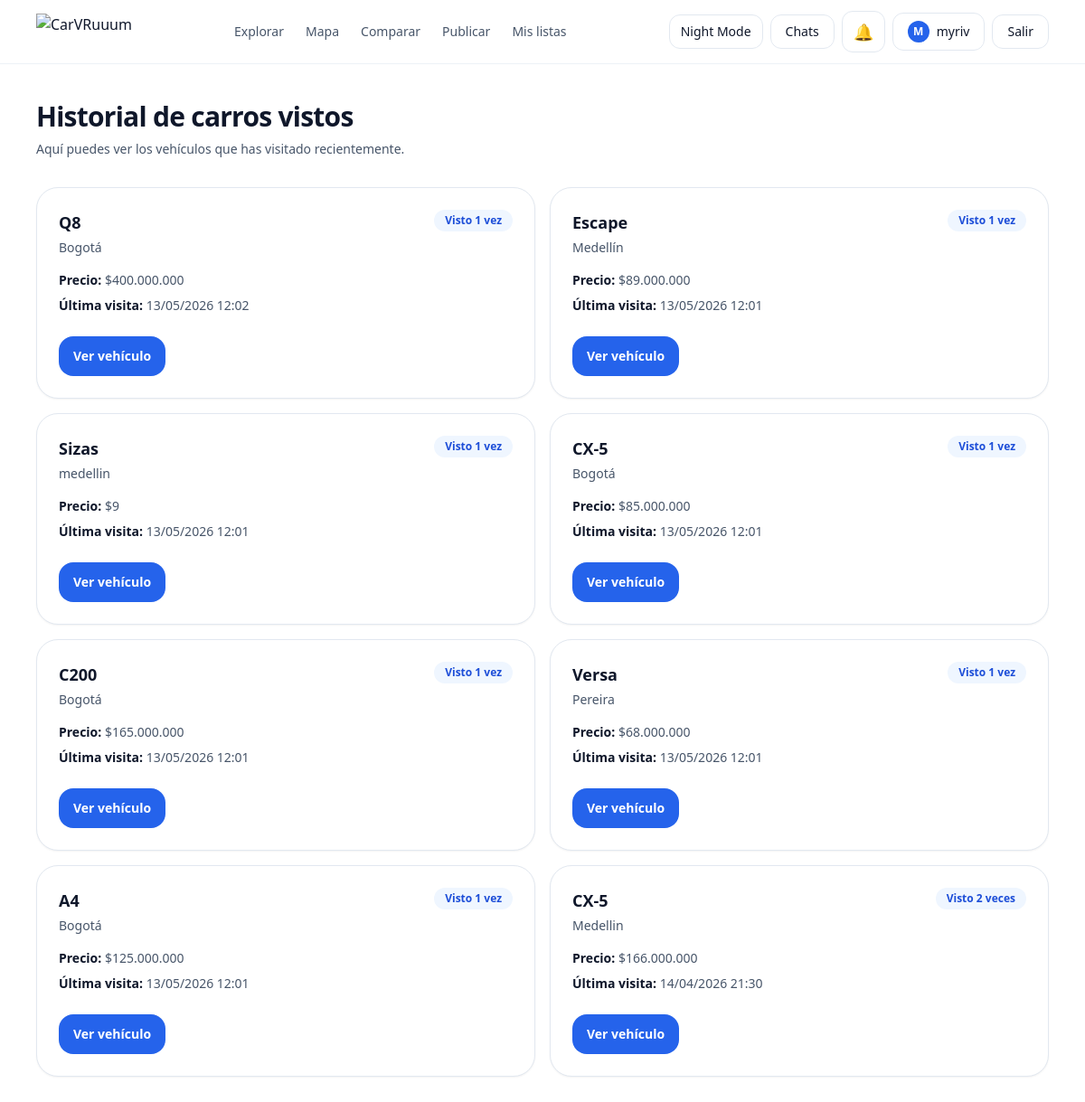
Page /cars/history/ (signed in) on the committed database.
### cars/models.py (models this page shows, shortened)
class CarViewHistory(models.Model):
    user = models.ForeignKey(settings.AUTH_USER_MODEL, on_delete=models.CASCADE, related_name="view_history")
    car = models.ForeignKey(Car, on_delete=models.CASCADE, related_name="viewed_by")
    first_viewed_at = models.DateTimeField(auto_now_add=True)
    last_viewed_at = models.DateTimeField(default=timezone.now)
    times_viewed = models.PositiveIntegerField(default=1)
    class Meta:
        unique_together = ("user", "car")
        ordering = ["-last_viewed_at"]

class Car(models.Model):
    owner = models.ForeignKey(settings.AUTH_USER_MODEL, on_delete=models.CASCADE, related_name="cars")
    make = models.CharField(max_length=60)
    model = models.CharField(max_length=60)
    year = models.PositiveIntegerField(validators=[MinValueValidator(1950), MaxValueValidator(2100)])
    price = models.PositiveIntegerField(validators=[MinValueValidator(0)])
    mileage_km = models.PositiveIntegerField(default=0, validators=[MinValueValidator(0)])
    is_sold = models.BooleanField(default=False)
    sold_at = models.DateTimeField(blank=True, null=True)
    city = models.CharField(max_length=80, blank=True, default="")
    description = models.TextField(blank=True, default="")
    is_active = models.BooleanField(default=True)
    view_count = models.PositiveIntegerField(default=0)
    created_at = models.DateTimeField(auto_now_add=True)
    class Meta:
        ordering = ["-created_at"]

### cars/views.py (the view)
# urls.py: path("history/", views.viewed_history, name="viewed_history"),
@login_required
def viewed_history(request):
    history = CarViewHistory.objects.filter(
        user=request.user,
        car__is_active=True
    ).select_related("car")
    return render(request, "cars/history.html", {
        "history": history
    })

### notifications/context_processors.py (called while the page is built, shortened)
def notifications(request):
    if request.user.is_authenticated:
        unread_qs = request.user.notifications.filter(
            is_read=False
        ).order_by("-created_at")[:10]
        notifications_list = []
        return {
            "navbar_notifications": notifications_list,
            "navbar_notifications_count": len(notifications_list),
        }
    return {}

### cars/templates/cars/history.html (shortened to what this page needs)
{% extends "base.html" %}
{% block content %}
<section class="mx-auto max-w-6xl px-4 py-10">
  <div class="flex items-center justify-between gap-4">
    <div>
      <h1 class="text-3xl font-bold tracking-tight">Historial de carros vistos</h1>
      <p class="mt-2 text-sm text-slate-600 dark:text-slate-300">
        Aquí puedes ver los vehículos que has visitado recientemente.
      </p>
    </div>
  </div>
  {% if history %}
    <div class="mt-8 grid gap-4 md:grid-cols-2 xl:grid-cols-3">
      {% for item in history %}
        <article class="rounded-3xl border border-slate-200 bg-white p-6 shadow-sm transition hover:-translate-y-1 hover:shadow-md dark:border-slate-800 dark:bg-slate-900">
          <div class="flex items-start justify-between gap-3">
            <div>
              <h2 class="text-lg font-bold text-slate-900 dark:text-white">
                {{ item.car.brand }} {{ item.car.model }}
              </h2>
              <p class="mt-1 text-sm text-slate-600 dark:text-slate-300">
                {{ item.car.city }}
              </p>
            </div>
            <span class="rounded-full bg-blue-50 px-3 py-1 text-xs font-semibold text-blue-700 dark:bg-blue-950/40 dark:text-blue-300">
              Visto {{ item.times_viewed }} {% if item.times_viewed == 1 %}vez{% else %}veces{% endif %}
            </span>
          </div>
          <div class="mt-4 space-y-2 text-sm text-slate-600 dark:text-slate-300">
            <p><span class="font-semibold text-slate-900 dark:text-white">Precio:</span> ${{ item.car.price }}</p>
            <p><span class="font-semibold text-slate-900 dark:text-white">Última visita:</span> {{ item.last_viewed_at|date:"d/m/Y H:i" }}</p>
          </div>
          <div class="mt-6">
            <a href="{% url 'cars:car_detail' item.car.pk %}"
               class="inline-flex rounded-2xl bg-blue-600 px-4 py-3 text-sm font-semibold text-white hover:bg-blue-700">
              Ver vehículo
            </a>
          </div>
        </article>
      {% endfor %}
    </div>
  {% endif %}
</section>
{% endblock %}

### templates/base.html (shortened to what this page needs)
{% load static %}
<!doctype html>
<html lang="es" class="">
<head>
  <script src="https://cdn.tailwindcss.com"></script>
</head>
<body class="min-h-screen bg-white text-slate-900 dark:bg-slate-950 dark:text-slate-100">
  <header class="sticky top-0 z-50 border-b border-slate-200/60 bg-white/80 backdrop-blur dark:border-slate-800/60 dark:bg-slate-950/70">
    <div class="mx-auto flex max-w-6xl items-center justify-between px-4 py-3">
      <a href="{% url 'landing' %}" class="flex items-center">
        <img
          src="{% static 'account/img/carvruum-logo.png' %}"
          alt="CarVRuuum"
          class="h-8 w-auto object-contain md:h-10"
        >
      </a>
      <nav class="hidden items-center gap-6 md:flex">
        <a href="{% url 'cars:cars_list' %}" class="text-sm text-slate-600 hover:text-slate-900 dark:text-slate-300 dark:hover:text-white">
          Explorar
        </a>
        <a href="{% url 'cars:map' %}" class="text-sm text-slate-600 hover:text-slate-900 dark:text-slate-300 dark:hover:text-white">
          Mapa
        </a>
        <a href="{% url 'cars:compare_cars' %}" class="text-sm text-slate-600 hover:text-slate-900 dark:text-slate-300 dark:hover:text-white">
          Comparar
        </a>
        {% if user.is_authenticated %}
          <a href="{% url 'cars:car_create' %}" class="text-sm text-slate-600 hover:text-slate-900 dark:text-slate-300 dark:hover:text-white">
            Publicar
          </a>
          <a href="{% url 'cars:car_lists' %}" class="text-sm text-slate-600 hover:text-slate-900 dark:text-slate-300 dark:hover:text-white">
            Mis listas
          </a>
        {% else %}
          <a href="{% url 'login' %}?next={% url 'cars:car_create' %}" class="text-sm text-slate-600 hover:text-slate-900 dark:text-slate-300 dark:hover:text-white">
            Publicar
          </a>
        {% endif %}
      </nav>
      <div class="hidden items-center gap-2 md:flex">
        <button onclick="toggleTheme()"
          class="rounded-xl border border-slate-200 px-3 py-2 text-sm hover:bg-slate-50 dark:border-slate-800 dark:hover:bg-slate-900">
          Night Mode
        </button>
        {% if user.is_authenticated %}
          <a href="{% url 'messaging:conversation_list' %}"
             class="rounded-xl border border-slate-200 px-4 py-2 text-sm font-medium hover:bg-slate-50 dark:border-slate-800 dark:hover:bg-slate-900">
            Chats
          </a>
          {% include "notifications/notification_dropdown.html" %}
          <a href="{% url 'profile' %}"
             class="flex items-center gap-2 rounded-xl border border-slate-200 px-4 py-2 text-sm font-medium hover:bg-slate-50 dark:border-slate-800 dark:hover:bg-slate-900">
            <span class="flex h-6 w-6 items-center justify-center rounded-full bg-blue-600 text-xs font-bold uppercase text-white">
              {{ user.username|slice:":1" }}
            </span>
            {{ user.username }}
          </a>
          <form method="post" action="{% url 'logout' %}">
            <button class="rounded-xl border border-slate-200 px-4 py-2 text-sm hover:bg-slate-50 dark:border-slate-800 dark:hover:bg-slate-900">
              Salir
            </button>
          </form>
        {% endif %}
      </div>
    </div>
  </header>
  {% block content %}{% endblock %}
</body>
</html>

### rows in the picture
CarViewHistory: car.model "Q8", car.city "Bogotá", times_viewed "1", shows "vez", car.price "400.000.000", last_viewed_at "13/05/2026 12:02"
CarViewHistory: car.model "Escape", car.city "Medellín", times_viewed "1", shows "vez", car.price "89.000.000", last_viewed_at "13/05/2026 12:01"
CarViewHistory: car.model "Sizas", car.city "medellin", times_viewed "1", shows "vez", car.price "9", last_viewed_at "13/05/2026 12:01"
CarViewHistory: car.model "CX-5", car.city "Bogotá", times_viewed "1", shows "vez", car.price "85.000.000", last_viewed_at "13/05/2026 12:01"
CarViewHistory: car.model "C200", car.city "Bogotá", times_viewed "1", shows "vez", car.price "165.000.000", last_viewed_at "13/05/2026 12:01"
CarViewHistory: car.model "Versa", car.city "Pereira", times_viewed "1", shows "vez", car.price "68.000.000", last_viewed_at "13/05/2026 12:01"
CarViewHistory: car.model "A4", car.city "Bogotá", times_viewed "1", shows "vez", car.price "125.000.000", last_viewed_at "13/05/2026 12:01"
CarViewHistory: car.model "CX-5", car.city "Medellin", times_viewed "2", shows "veces", car.price "166.000.000", last_viewed_at "14/04/2026 21:30"

### other values in the picture
{{ user.username|slice:":1" }} "M"
{{ user.username }} "myriv"
